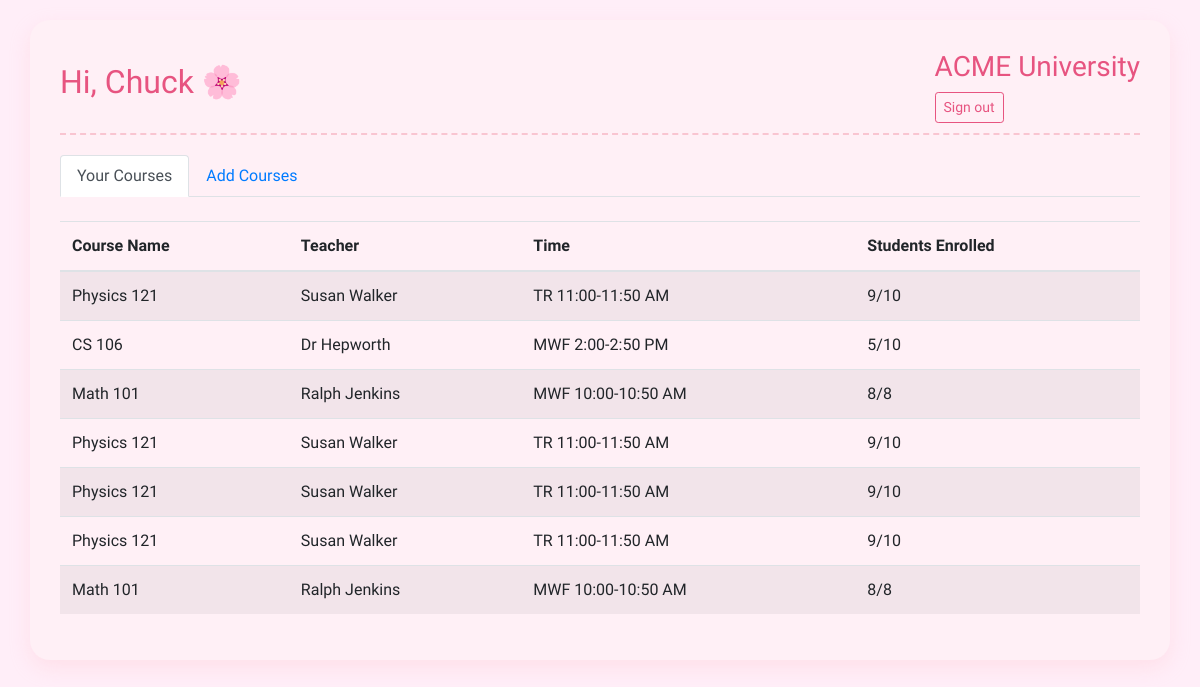
/student/dashboard (signed in), run on the app's committed database.
### models.py (models this page shows, shortened)
class User(db.Model, UserMixin):
    id = db.Column(db.Integer, primary_key=True)
    username = db.Column(db.String(80), unique=True, nullable=False)
    password = db.Column(db.String(120), nullable=False)
    role = db.Column(db.String(20), nullable=False)
    name = db.Column(db.String(100), nullable=True)

class Course(db.Model):
    id = db.Column(db.Integer, primary_key=True)
    name = db.Column(db.String(100), nullable=False)
    teacher_id = db.Column(db.Integer, db.ForeignKey('user.id'), nullable=False)
    teacher = db.relationship('User', backref=db.backref('courses', lazy=True))
    time = db.Column(db.String(50), nullable=False)
    capacity = db.Column(db.Integer, nullable=False)

### student_routes.py (the view)
@student_bp.route('/dashboard')
@login_required
def dashboard():
    if current_user.role != 'student':
        return redirect(url_for('auth.login'))
    enrollments = Enrollment.query.filter_by(student_id=current_user.id).all()
    enrolled_courses = [enrollment.course for enrollment in enrollments]
    return render_template('student_dashboard.html',
                          user=current_user,
                          enrolled_courses=enrolled_courses)

### app.py (called while the page is built)
@login_manager.user_loader
def load_user(user_id):
    return User.query.get(int(user_id))

### templates/student_dashboard.html
{% extends "layout.html" %}
{% block content %}
<ul class="nav nav-tabs">
    <li class="nav-item">
        <a class="nav-link active" href="{{ url_for('student_bp.dashboard') }}">Your Courses</a>
    </li>
    <li class="nav-item">
        <a class="nav-link" href="{{ url_for('student_bp.all_courses') }}">Add Courses</a>
    </li>
</ul>
<div class="mt-4">
    {% if enrolled_courses %}
    <table class="table table-striped">
        <thead>
            <tr>
                <th>Course Name</th>
                <th>Teacher</th>
                <th>Time</th>
                <th>Students Enrolled</th>
            </tr>
        </thead>
        <tbody>
            {% for course in enrolled_courses %}
            <tr>
                <td>{{ course.name }}</td>
                <td>{{ course.teacher.name }}</td>
                <td>{{ course.time }}</td>
                <td>
                    {{ course.enrollments|length }}/{{ course.capacity }}
                </td>
            </tr>
            {% endfor %}
        </tbody>
    </table>
    {% else %}
    <div class="alert alert-info">
        You are not enrolled in any courses. <a href="{{ url_for('student_bp.all_courses') }}">Browse available courses</a> to enroll.
    </div>
    {% endif %}
</div>
{% endblock %}

### templates/layout.html (shortened to what this page needs)
<!DOCTYPE html>
<html lang="en">
<head>
    <link rel="stylesheet" href="https://stackpath.bootstrapcdn.com/bootstrap/4.5.2/css/bootstrap.min.css">
</head>
<body>
    <div class="container">
        {% if current_user.is_authenticated %}
        <div class="header">
            <h2>Hi, {{ current_user.name }} 🌸</h2>
            <div>
                <h3>ACME University</h3>
                <a href="{{ url_for('auth.logout') }}" class="btn btn-sm btn-outline-secondary">Sign out</a>
            </div>
        </div>
        {% endif %}
        {% block content %}{% endblock %}
    </div>
</body>
</html>

### templates/layout.html (style rules this page uses)
body { padding-top: 20px; background: #ffeef8; font-family: 'Quicksand', sans-serif; color: #4b2e2e; }
.container { background: #fff0f6; border-radius: 20px; padding: 30px; box-shadow: 0 8px 20px rgba(255, 192, 203, 0.3); }
.header { display: flex; justify-content: space-between; align-items: center; margin-bottom: 20px; padding-bottom: 10px; border-bottom: 2px dashed #f9c5d1; }
h2, h3 { color: #e75480; }
.btn-outline-secondary { color: #e75480; border-color: #e75480; }
.table th, .table td { vertical-align: middle; }

### data on the page
User: name "Chuck"
Course: name "Physics 121", teacher.name "Susan Walker", time "TR 11:00-11:50 AM", enrollments|length "9", capacity "10"
Course: name "CS 106", teacher.name "Dr Hepworth", time "MWF 2:00-2:50 PM", enrollments|length "5", capacity "10"
Course: name "Math 101", teacher.name "Ralph Jenkins", time "MWF 10:00-10:50 AM", enrollments|length "8", capacity "8"
